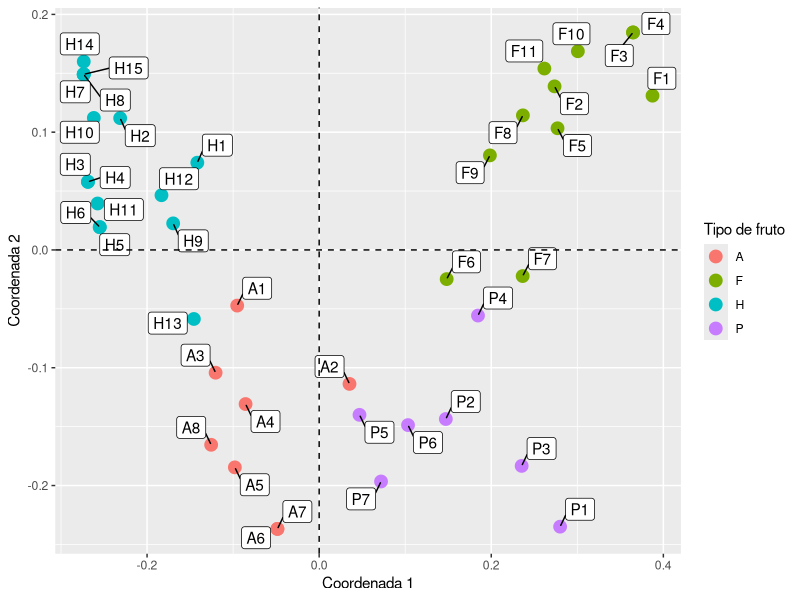
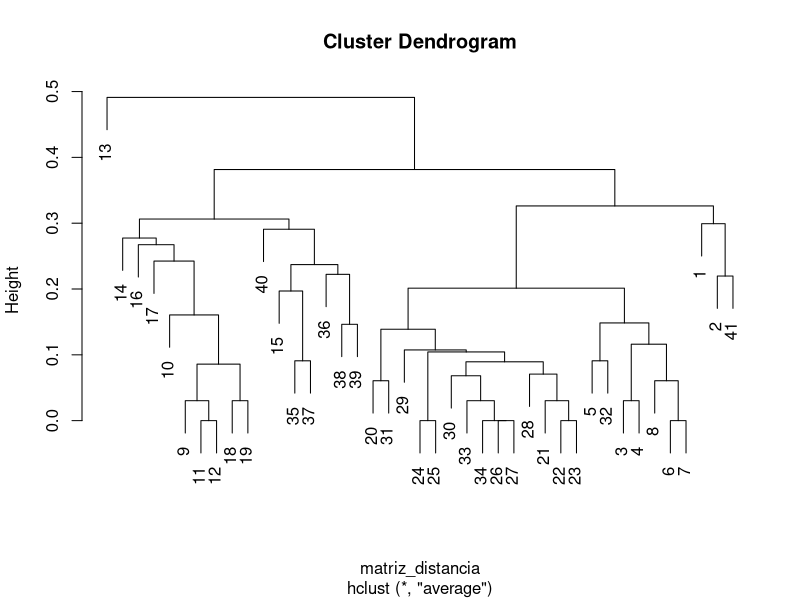
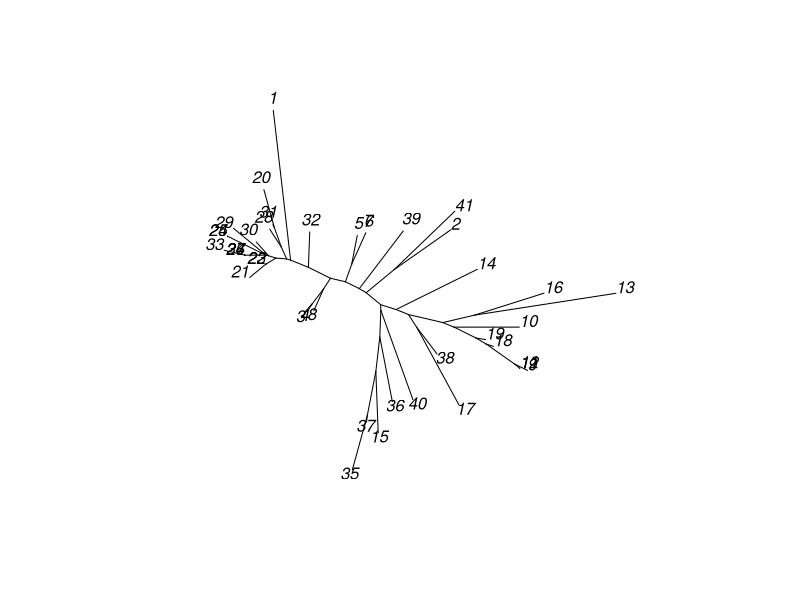
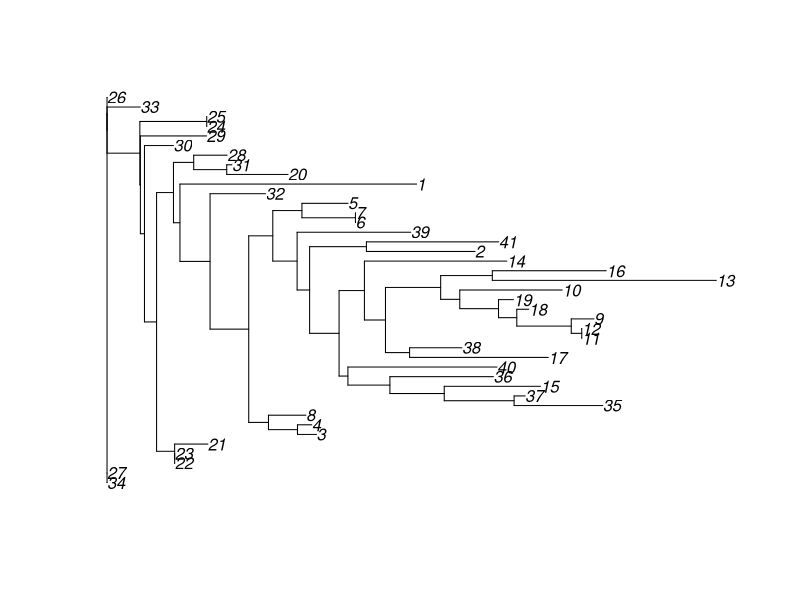

Write R code to recreate these figures, in order. (Note: this script raises an error after producing the figures.)
## ---- chunk 1
knitr::opts_chunk$set(
  echo = TRUE, message = FALSE, warning = FALSE, fig.align = "center"
)
## ---- chunk 2
library(ggrepel)
library(kableExtra)
library(tidyverse)
## ---- chunk 3
datos <- read_csv2(here::here("data", "raw", "RAPDS.csv"))
## ---- chunk 4
glimpse(datos)
## ---- chunk 5
# Dist computa distancia entre filas, y las filas de datos son las variedades.
# 33 es la cantidad de variables
matriz_distancia <- dist(datos[-1], method = "manhattan") / 33
## ---- chunk 6
coordenadas_principales <- cmdscale(sqrt(matriz_distancia), eig = TRUE)
## ---- chunk 7
datos_cp <- as.data.frame(coordenadas_principales$points)
colnames(datos_cp) <- c("c1", "c2")
datos_cp$etiqueta <- datos$Var
datos_cp$variedad <- substr(datos_cp$etiqueta, 1, 1)
## ---- chunk 8
ggplot(datos_cp) + 
  geom_point(aes(c1, c2, color = variedad), size = 4) + 
  geom_label_repel(aes(c1, c2, label = etiqueta), max.overlaps = 30) + 
  geom_vline(xintercept = 0, linetype = "dashed") + 
  geom_hline(yintercept = 0, linetype = "dashed") + 
  labs(
    x = "Coordenada 1",
    y = "Coordenada 2",
    color = "Tipo de fruto"
  )
## ---- chunk 9
cluster_cualitativas <- hclust(matriz_distancia, method = "average")
plot(cluster_cualitativas)
## ---- chunk 10
matriz_cofenetica <- cophenetic(cluster_cualitativas)
cor(matriz_distancia, matriz_cofenetica)
## ---- chunk 11
library(ape)

rapds_nj <- nj(matriz_distancia)
plot(rapds_nj, "u")
plot(rapds_nj)
## ---- chunk 12
cor(matriz_distancia, rapds_nj)
